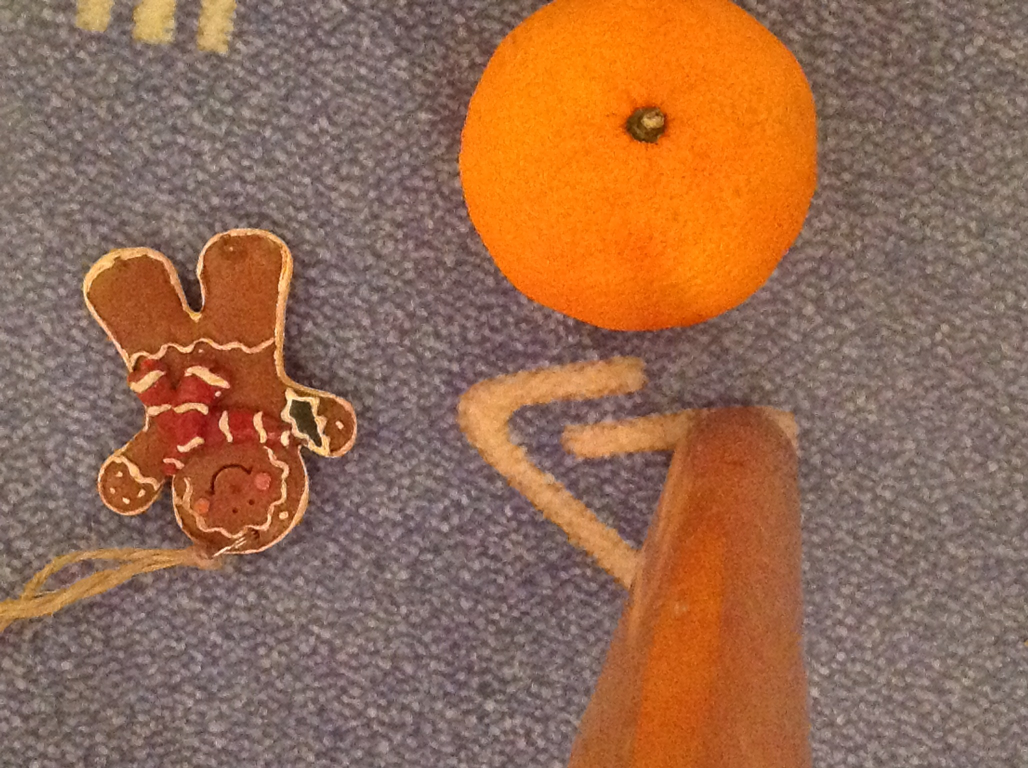
%> input picture lab2/GingerBreadMan_first.jpg, 2056 x 1536 px (shown at 1/2 size)
$ octave optical_flow.m   (GNU Octave 9; MATLAB toolbox functions it lacks are replaced by stand-ins)
%> lines starting %> are read from the running program, lines starting %| are printed output that depends on the picture
% Copyright (c) 2024 Leander Stephen D'Souza

% Program to analyze Optical Flow in a Video Sequence
clc; clear; close all;

% Task 1: Find Corner Points
% find_corner_points(imread('red_square_static.jpg'), 'Red Square');
find_corner_points(imread('GingerBreadMan_first.jpg'), 'Ginger Bread Man');
%> in find_corner_points, `img_gray = rgb2gray(img);`:
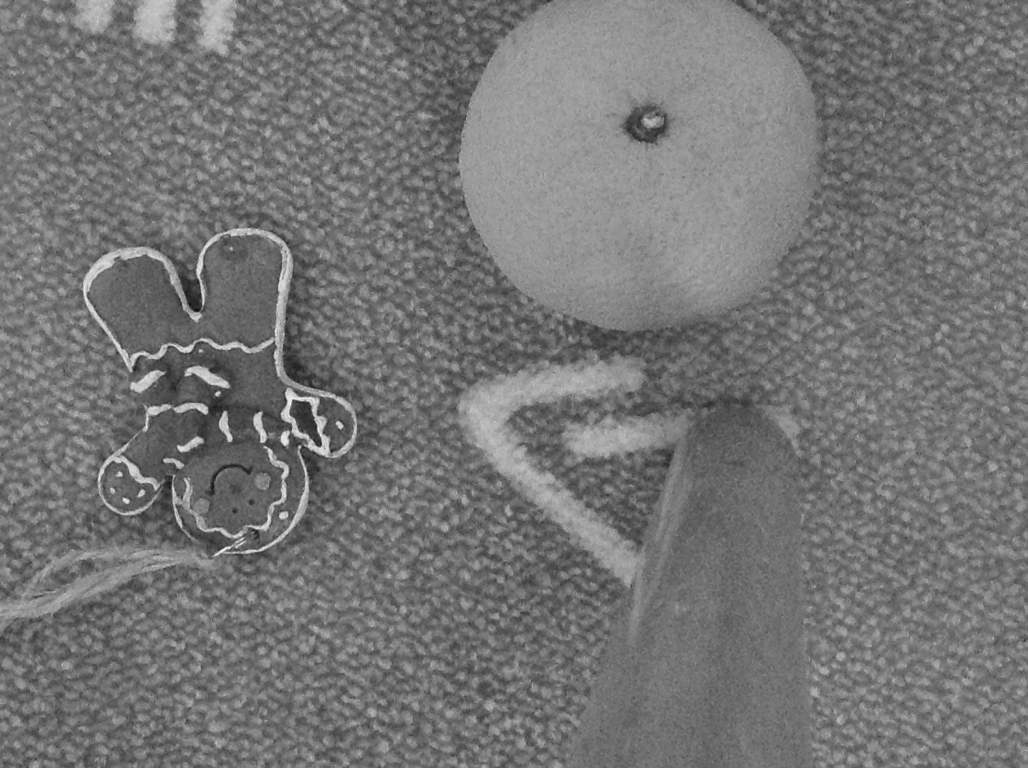
%> img_gray: size 1536x2056 uint8 (shown at 1/2 size); min 10, max 245, mean 116.9
%> in find_corner_points, `corners = detectHarrisFeatures(img_gray);`: corners = 3117 points; strongest (x, y): (586, 801), (247, 997), (641, 895), (457, 883), (407, 610)
%> in find_corner_points, `strongest_corners = corners.selectStrongest(50);`: strongest_corners = 50 points; strongest (x, y): (586, 801), (247, 997), (641, 895), (457, 883), (407, 610)
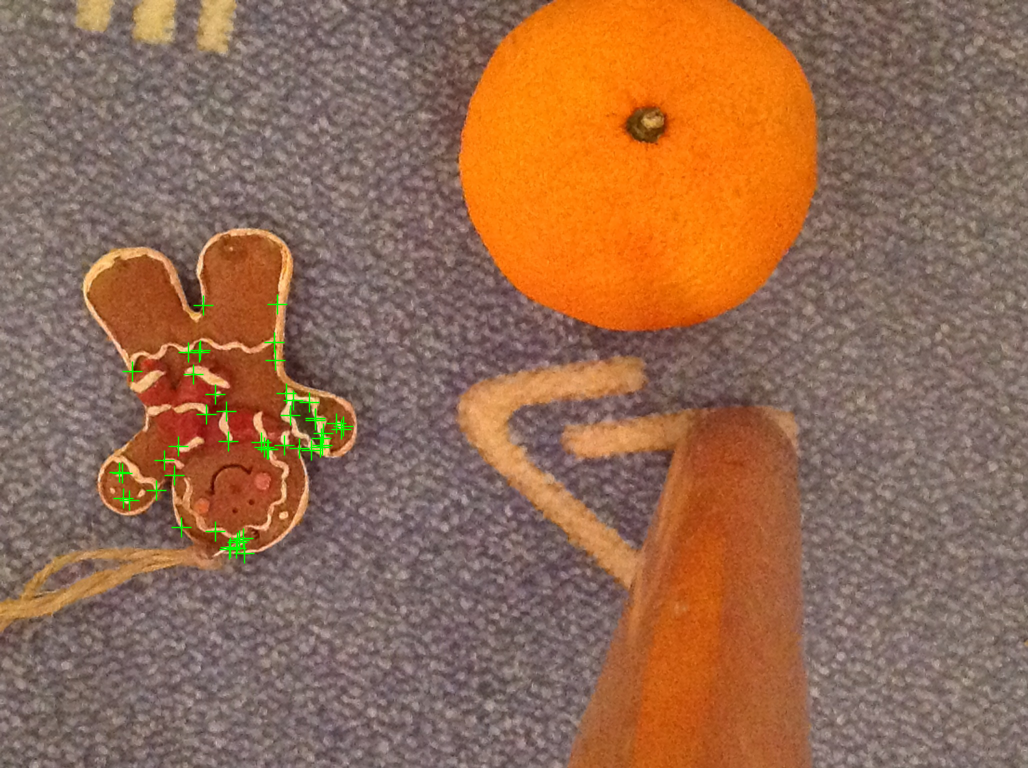
%> figure redrawn from the program's plot data; shown at 1/2 size; its title reads 'Corner Points in Ginger Bread Man'

% % Task 2: Optical Flow
first_image = imread('GingerBreadMan_first.jpg');
%> first_image is the input picture: size 1536x2056x3 uint8; mean R, G, B 150.1, 106.9, 81.5
second_image = imread('GingerBreadMan_second.jpg');
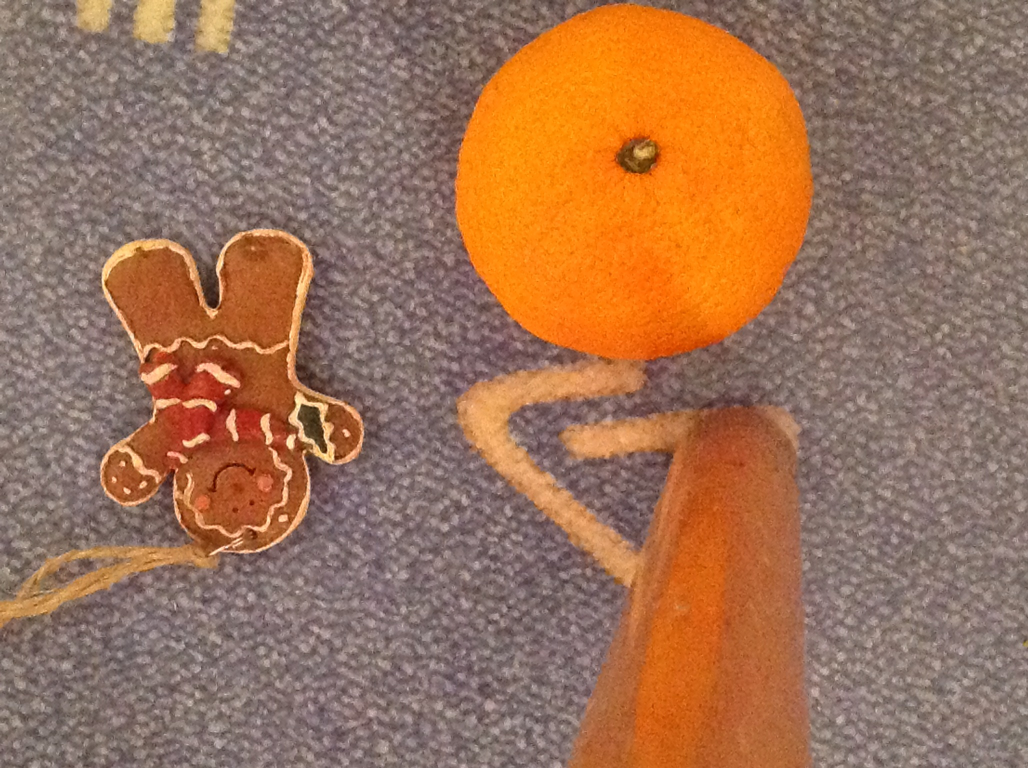
%> input picture lab2/GingerBreadMan_second.jpg, 2056 x 1536 px (shown at 1/2 size)
%> second_image is the input picture: size 1536x2056x3 uint8; mean R, G, B 157.4, 114.1, 87.2
estimate_optical_flow(first_image, second_image);
% [8 lines not run here, left out]
% [103 lines left out: function optical_flow_video, not called in this run]


% Function to estimate the optical flow between two images
function estimate_optical_flow(first_image, second_image)
    % Convert the images to grayscale
    first_image_gray = rgb2gray(first_image);
    second_image_gray = rgb2gray(second_image);
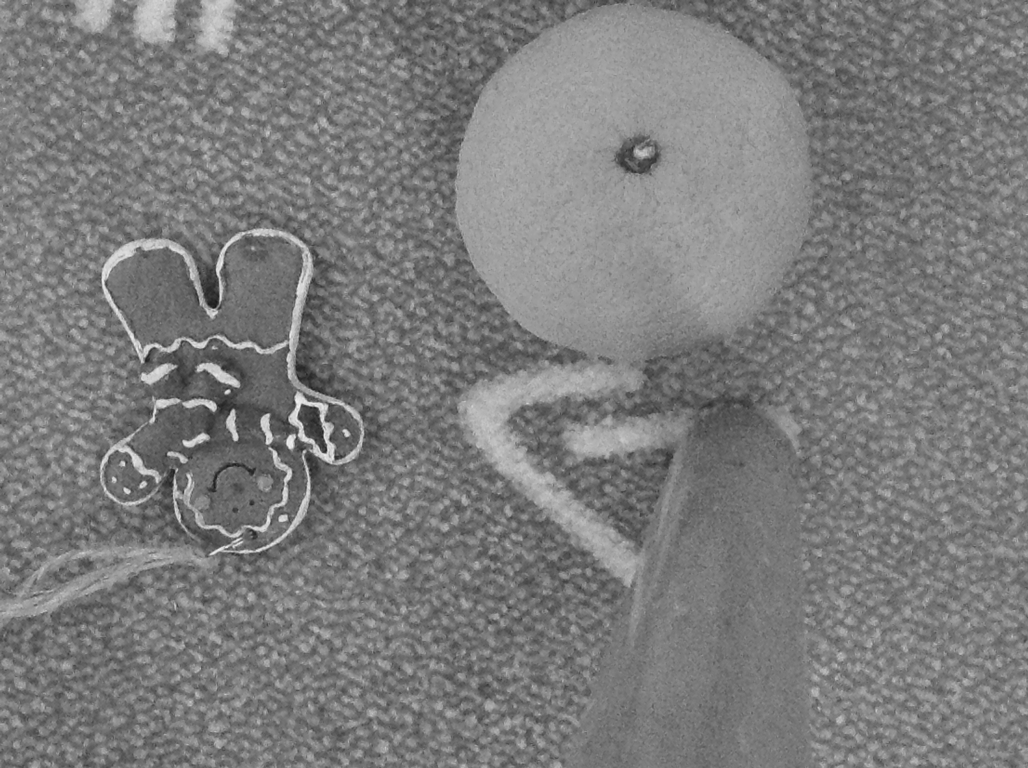
%> second_image_gray: size 1536x2056 uint8 (shown at 1/2 size); min 21, max 244, mean 124

    % Find the optical flow of the pixels between the two images
%> (the run ends here)
